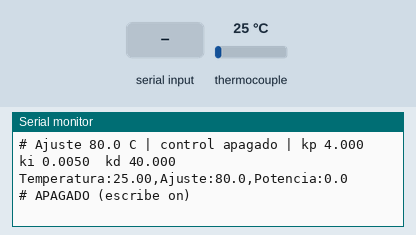
Simulated run of this sketch. Board: ESP32. Shown: the last lines printed to the serial monitor. Wiring (inferred from the names in the program): MAX6675 thermocouple converter: CS GPIO 5; MISO GPIO 19; SCK GPIO 18. The test bench sets the inputs (shaded band); at power-on: thermocouple 25 °C.

Above: at 1.7 s.
1.8 s: thermocouple set to 0 °C
At 2.8 s:
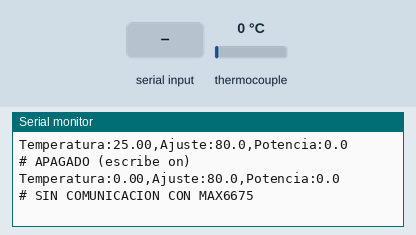
4.5 s: "on 1\n" received over Serial
At 4.9 s:
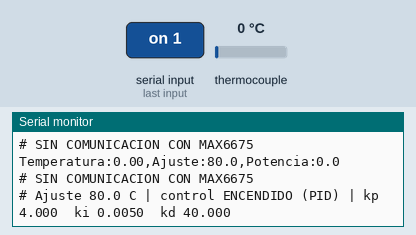
6.0 s: "pot 1\n" received over Serial
7.5 s: thermocouple set to 75 °C
At 8.6 s:
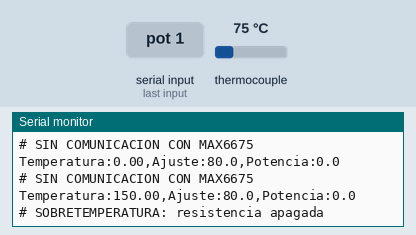
10.5 s: "pot 150\n" received over Serial
At 10.9 s:
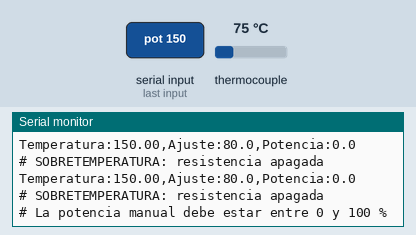
12.0 s: "sp 150\n" received over Serial
Timing chart, 0 to 14.5 s (numbered marks = the images above; inputs shaded):
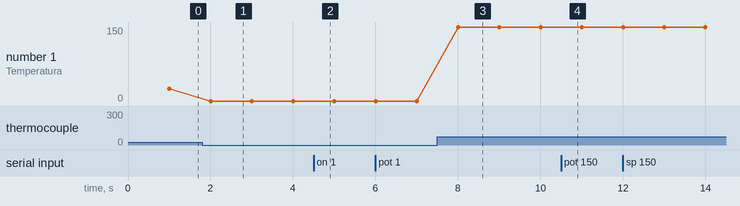

Measured:
- after the input at 1.8 s, the serial monitor: prints a new line after 0.20 s (image 1)
- after the input at 4.5 s, the serial monitor: prints a new line at once (image 2)
- after the input at 7.5 s, the serial monitor: prints a new line after 0.50 s (image 3)
- after the input at 10.5 s, the serial monitor: prints a new line at once (image 4)
- plotted number 1: 0 → 150 after the input at 7.5 s

The sketch:

prueba_finalpid.ino
```cpp
/*
  prueba_finalpid.ino — Prueba del CONTROL PID de UNA resistencia
  ---------------------------------------------------------------
  Termopar tipo K + modulo MAX6675  ->  ESP32  ->  SSR-40DA  ->  resistencia
  Sin WiFi y sin servidor: sirve para probar y AFINAR el PID antes de
  usar el programa completo (esp32_extractor.ino).

  CONEXIONES
    MAX6675:  VCC -> 3V3   GND -> GND   SCK -> GPIO 18   CS -> GPIO 5   SO -> GPIO 19
    SSR-40DA (lado de control):  3 (+) -> GPIO 25     4 (-) -> GND
    El lado de 127 V AC (terminales 1 y 2 del SSR) va en serie con la
    resistencia. ¡Conecta y desconecta eso SIEMPRE con la clavija desenchufada!

  COMO SE USA
    1. Sube el programa y abre el Monitor Serie a 115200 baudios.
       Abajo, en la caja de texto, escribe un comando y presiona Enter:
         sp 80      temperatura deseada (de 0 a 100 °C; 80 °C es el maximo recomendado)
         on         enciende el control (la resistencia empieza APAGADA)
         off        apaga la resistencia
         kp 4       cambia la ganancia proporcional   (sin volver a subir el programa)
         ki 0.005   cambia la ganancia integral
         kd 40      cambia la ganancia derivativa
         pot 40     MODO MANUAL: potencia fija de 40 % (sin PID), para la prueba de escalon
         auto       regresa al PID (sin saltos de potencia)
         ?          muestra los valores actuales
    2. Para VER la curva: cierra el Monitor Serie y abre
       Herramientas -> Serial Plotter (115200). Se dibujan 3 lineas:
       Temperatura, Ajuste y Potencia (%).

  QUE HACE EL PID
    Cada segundo compara la temperatura con el ajuste y calcula una
    POTENCIA de 0 a 100 %. El SSR se prende esa fraccion de cada ventana
    de 2 s (ej. 25 % = 0.5 s encendido y 1.5 s apagado).
      P (kp): reacciona a que tan lejos esta del ajuste.
      I (ki): corrige el error que queda con el tiempo (para que llegue exacto).
      D (kd): frena cuando la temperatura sube muy rapido (evita pasarse).

  COMO SACAR LOS VALORES DE kp, ki, kd PARA TU EQUIPO (prueba de escalon)
    Cada equipo necesita sus propios valores: una celda de acero grande
    tarda mucho en calentar y en "enterarse" el termopar, y con valores de
    un equipo ligero se pasa del ajuste y oscila.
    1. Con todo frio, en el Monitor Serie activa la marca de tiempo (icono
       del reloj) y escribe:  pot 40
    2. Deja que caliente sin tocar nada de 20 a 30 minutos (o hasta que la
       temperatura casi deje de subir). No pases de 80 °C: si se acerca,
       escribe off.
    3. Escribe off. Selecciona TODO el texto del Monitor Serie (Ctrl+A),
       copialo (Ctrl+C) y pegalo en un archivo de texto, por ejemplo
       escalon.txt
    4. En la carpeta server:   node calcular-pid.js escalon.txt
       Te da los valores de kp, ki y kd calculados para TU equipo.

  SEGURIDAD: si el termopar falla o la temperatura pasa de 105 °C,
  la resistencia se apaga sola (tambien en modo manual).
  ---------------------------------------------------------------
*/

// ---------------- Pines ----------------
const int PIN_SO  = 19;
const int PIN_SCK = 18;
const int PIN_CS  = 5;
const int PIN_SSR = 25;
// El SSR-40DA enciende cuando su terminal 3 (+) recibe voltaje, o sea con HIGH.
// NO lo cambies a LOW con el SSR conectado asi (3 -> GPIO 25, 4 -> GND):
// la logica quedaria al reves y la resistencia se PRENDERIA al arrancar
// y cuando el PID pide 0 %.
const int SSR_ENCENDIDO = HIGH;

// ---------------- Ajustes ----------------
const float SP_MIN = 0.0;              // °C
const float SP_MAX = 100.0;            // °C
const float SP_RECOMENDADO = 80.0;     // °C, temperatura maxima de trabajo recomendada
const float T_MAX_SEGURIDAD = 105.0;   // °C: por encima, resistencia apagada siempre
const unsigned long PERIODO_PID_MS = 1000;   // cada cuanto se calcula el PID
const unsigned long VENTANA_MS     = 2000;   // ventana de encendido del SSR

float ajuste = 80.0;      // °C deseados
bool  controlOn = false;  // empieza APAGADO: escribe "on" para empezar
bool  modoManual = false; // true = potencia fija (prueba de escalon), sin PID
float potManual = 0;      // % de potencia en modo manual

// ---------------- PID ----------------
struct ControlPID {
  float kp, ki, kd;
  float integral = 0;      // parte I acumulada (en %)
  float tAnterior = NAN;   // para la parte D
  float derivada = 0;      // derivada filtrada (°C/s)

  void reiniciar() { integral = 0; tAnterior = NAN; derivada = 0; }

  // Devuelve la potencia de 0 a 100 %. dt en segundos.
  float calcular(float sp, float t, float dt) {
    float error = sp - t;

    // D: sobre la MEDICION (no da un "salto" cuando cambias el ajuste)
    float dTdt = isnan(tAnterior) ? 0 : (t - tAnterior) / dt;
    tAnterior = t;
    derivada += 0.3 * (dTdt - derivada);   // filtro: el MAX6675 mide en pasos de 0.25 °C

    float p = kp * error;
    float d = -kd * derivada;

    // I con anti-windup: no acumula si la salida ya esta al tope en esa direccion
    float tentativa = p + integral + ki * error * dt + d;
    bool topeArriba = tentativa > 100 && error > 0;
    bool topeAbajo  = tentativa < 0   && error < 0;
    if (!topeArriba && !topeAbajo) integral += ki * error * dt;
    integral = constrain(integral, 0, 100);

    return constrain(p + integral + d, 0, 100);
  }
};

// Valores iniciales CONSERVADORES: no se pasan del ajuste ni en una celda de
// acero pesada, pero pueden ser lentos. Los buenos para TU equipo salen de la
// prueba de escalon (ver arriba) con server/calcular-pid.js
ControlPID pid = { 4.0, 0.005, 40.0 };   // kp, ki, kd

float temperatura = NAN;
float potencia = 0;          // %
String estado = "";
unsigned long ultimoPID = 0, inicioVentana = 0;

// ---------------- MAX6675 ----------------
uint16_t leerMAX6675() {
  digitalWrite(PIN_CS, LOW);
  delayMicroseconds(10);
  uint16_t v = 0;
  for (int i = 15; i >= 0; i--) {
    digitalWrite(PIN_SCK, LOW);
    delayMicroseconds(10);
    if (digitalRead(PIN_SO)) v |= (1 << i);
    digitalWrite(PIN_SCK, HIGH);
    delayMicroseconds(10);
  }
  digitalWrite(PIN_CS, HIGH);
  return v;
}

// Devuelve °C, o NAN si hay falla (y explica cual en "estado")
float leerTermopar() {
  uint16_t raw = leerMAX6675();
  if (raw == 0x0000 || raw == 0xFFFF) { estado = "SIN COMUNICACION CON MAX6675"; return NAN; }
  if (raw & 0x0004)                   { estado = "TERMOPAR DESCONECTADO";      return NAN; }
  return (raw >> 3) * 0.25;
}

void ponerSSR(bool encender) {
  digitalWrite(PIN_SSR, encender ? SSR_ENCENDIDO : !SSR_ENCENDIDO);
}

// ---------------- Comandos por el Monitor Serie ----------------
void mostrarAjustes() {
  if (controlOn && modoManual) {
    Serial.printf("# MODO MANUAL: potencia fija %.1f %% | kp %.3f  ki %.4f  kd %.3f\n",
                  potManual, pid.kp, pid.ki, pid.kd);
    return;
  }
  Serial.printf("# Ajuste %.1f C | control %s | kp %.3f  ki %.4f  kd %.3f\n",
                ajuste, controlOn ? "ENCENDIDO (PID)" : "apagado", pid.kp, pid.ki, pid.kd);
}

void leerComando() {
  if (!Serial.available()) return;
  String linea = Serial.readStringUntil('\n');
  linea.trim();
  linea.toLowerCase();
  if (linea.length() == 0) return;

  // Acepta "sp 80" y tambien "sp80" (sin espacio)
  int espacio = linea.indexOf(' ');
  if (espacio < 0) {
    for (int i = 0; i < (int)linea.length(); i++) {
      char c = linea[i];
      if (isdigit(c) || c == '.' || c == '-') { espacio = i; break; }
    }
  }
  String cmd = espacio < 0 ? linea : linea.substring(0, espacio);
  cmd.trim();
  float valor = espacio < 0 ? NAN : linea.substring(espacio + (linea[espacio] == ' ' ? 1 : 0)).toFloat();

  if (cmd == "on") {
    pid.reiniciar();
    controlOn = true;
    modoManual = false;
  } else if (cmd == "off") {
    controlOn = false;
    modoManual = false;
  } else if (cmd == "pot" && !isnan(valor)) {
    if (valor < 0 || valor > 100) {
      Serial.println("# La potencia manual debe estar entre 0 y 100 %");
      return;
    }
    potManual = valor;
    modoManual = true;
    controlOn = true;
  } else if (cmd == "auto") {
    // Regresa al PID empezando con la potencia que tenia (no da un salto)
    pid.reiniciar();
    pid.integral = constrain(potencia, 0, 100);
    modoManual = false;
    controlOn = true;
  } else if (cmd == "sp" && !isnan(valor)) {
    if (valor < SP_MIN || valor > SP_MAX) {
      Serial.printf("# El ajuste debe estar entre %.0f y %.0f C\n", SP_MIN, SP_MAX);
      return;
    }
    ajuste = valor;
    if (ajuste > SP_RECOMENDADO) {
      Serial.printf("# AVISO: %.1f C esta arriba del maximo recomendado (%.0f C)\n", ajuste, SP_RECOMENDADO);
    }
  } else if (cmd == "kp" && !isnan(valor) && valor >= 0) {
    pid.kp = valor;
  } else if (cmd == "ki" && !isnan(valor) && valor >= 0) {
    pid.ki = valor;
    pid.integral = 0;
  } else if (cmd == "kd" && !isnan(valor) && valor >= 0) {
    pid.kd = valor;
  } else if (cmd != "?") {
    Serial.println("# Comandos: sp 80 | on | off | kp 4 | ki 0.005 | kd 40 | pot 40 | auto | ?");
    return;
  }
  mostrarAjustes();
}

// ---------------- Programa ----------------
void setup() {
  pinMode(PIN_SSR, OUTPUT);
  ponerSSR(false);                 // lo primero: resistencia apagada
  pinMode(PIN_CS, OUTPUT);
  pinMode(PIN_SCK, OUTPUT);
  pinMode(PIN_SO, INPUT_PULLUP);
  digitalWrite(PIN_CS, HIGH);
  digitalWrite(PIN_SCK, LOW);

  Serial.begin(115200);
  Serial.setTimeout(50);
  delay(500);                      // el MAX6675 tarda ~0.25 s en su primera medicion
  Serial.println();
  Serial.println("# === Prueba PID: termopar K + MAX6675 + SSR ===");
  Serial.println("# Comandos: sp 80 | on | off | kp 4 | ki 0.005 | kd 40 | pot 40 | auto | ?");
  mostrarAjustes();
  inicioVentana = millis();
}

void loop() {
  leerComando();
  unsigned long ahora = millis();

  // 1) Cada segundo: leer temperatura y calcular la potencia
  if (ahora - ultimoPID >= PERIODO_PID_MS) {
    float dt = ultimoPID == 0 ? 1.0 : (ahora - ultimoPID) / 1000.0;
    ultimoPID = ahora;
    estado = "";
    temperatura = leerTermopar();

    if (!controlOn) {
      potencia = 0; pid.reiniciar();
      if (estado == "") estado = "APAGADO (escribe on)";   // si hay falla del termopar, la deja visible
    } else if (isnan(temperatura)) {
      potencia = 0; pid.reiniciar();               // "estado" ya dice la falla
    } else if (temperatura >= T_MAX_SEGURIDAD) {
      potencia = 0; pid.reiniciar(); estado = "SOBRETEMPERATURA: resistencia apagada";
    } else if (modoManual) {
      potencia = potManual;                        // prueba de escalon: potencia fija
      estado = "CONTROLANDO";
    } else {
      potencia = pid.calcular(ajuste, temperatura, dt);
      estado = "CONTROLANDO";
    }

    // Formato para el Serial Plotter (nombre:valor separados por coma)
    Serial.printf("Temperatura:%.2f,Ajuste:%.1f,Potencia:%.1f\n",
                  isnan(temperatura) ? 0.0 : temperatura, ajuste, potencia);
    if (estado != "CONTROLANDO") Serial.printf("# %s\n", estado.c_str());
  }

  // 2) Todo el tiempo: SSR encendido la fraccion "potencia" de cada ventana de 2 s
  while (ahora - inicioVentana >= VENTANA_MS) inicioVentana += VENTANA_MS;
  ponerSSR((ahora - inicioVentana) < (unsigned long)(potencia / 100.0 * VENTANA_MS));
}
```
